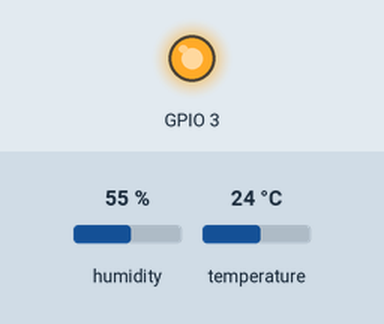
Simulated run of this program. Board: ESP8266 (NodeMCU). Parts: output pins drawn as LEDs (lit = HIGH). The inputs (shaded band) are chosen by the test bench; at power-on: humidity 55 %, temperature 24 °C. WiFi joins after 1.5 s; servers stay silent unless stated; no MQTT or app messages arrive unless stated; not simulated (calls return 0 or success): credentials.h; names the files do not define were given values by the test bench: MQTT_SERVER_PORT = 1883. At 2.6 s the program puts the board to deep sleep or switches it off; the recording ends there.

Above: at 0.1 s.
At 1.1 s:
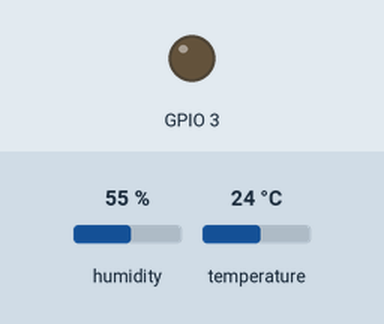
Timing chart, 0 to 2.6 s (numbered marks = the images above):
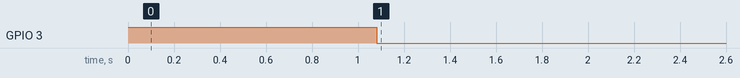

The program:

Main.cpp
```cpp
#include <Arduino.h>
#include <ESP8266WiFi.h>
#include <PubSubClient.h>
#include <ArduinoJson.h>
#include <Wire.h>
#include <AM2320.h>
#include "credentials.h"

ADC_MODE(ADC_VCC);

#define MQTT_VERSION MQTT_VERSION_3_1_1

// MQTT: topic
const PROGMEM char* MQTT_SENSOR_TOPIC = "home/outside/sensor";
//const PROGMEM char* MQTT_SENSOR_TOPIC = "home/hallway/sensor";

// sleeping time
const PROGMEM uint16_t SLEEPING_TIME_IN_SECONDS = 600; // 60 seconds

// AM2320 Gpio0 and Gpio2
AM2320 am2320sensor;


WiFiClient wifiClient;
PubSubClient client(wifiClient);

float voltage;
float temp;
float humid;

int getVoltagePercent(){
  // from 2.5v to 3.4v
  float v = voltage - 2.5;
  if ( v < 0 ){
    v = 0;
  }
  return ( (v / 0.9 * 100) );
}


// function called to publish the temperature and the humidity
void publishData() {
  // create a JSON object
  StaticJsonDocument<200> jsonDoc;
  // INFO: the data must be converted into a string; a problem occurs when using floats...
  jsonDoc["temperature"] = (String)temp;
  jsonDoc["humidity"] = (String)humid;
  jsonDoc["voltage"] = (String)getVoltagePercent();

  char data[200];
  serializeJson(jsonDoc, data);
  client.publish(MQTT_SENSOR_TOPIC, data, true);
  yield();
}
// function called to publish ERROR
void publishData(String error) {
  // create a JSON object
  StaticJsonDocument<200> jsonDoc;
  // INFO: the data must be converted into a string; a problem occurs when using floats...
  jsonDoc["error"] = error;

  char data[200];
  serializeJson(jsonDoc, data);
  client.publish(MQTT_SENSOR_TOPIC, data, true);
  yield();
}

// function called when a MQTT message arrived
void callback(char* p_topic, byte* p_payload, unsigned int p_length) {
}

void reconnect() {
  // Loop until we're reconnected
  while (!client.connected()) {
    // Attempt to connect
    if (client.connect(MQTT_CLIENT_ID, MQTT_USER, MQTT_PASSWORD)) {
      //Serial.println("INFO: connected");
    } else {
      // Wait 5 seconds before retrying
      delay(5000);
    }
  }
}

void setup() {
  // init the serial
  voltage = ((float) ((int)(ESP.getVcc() / 10.24 )) / 100 );
  pinMode(3, OUTPUT);

  digitalWrite(3, HIGH);
  delay(1000);

  //AM2320 Sensor setup
  Wire.begin(0,2); //IC2 SDA, SCL pins
  am2320sensor.begin();

  if(am2320sensor.measure()) {
    temp = am2320sensor.getTemperature();
    humid = am2320sensor.getHumidity();
  } else {
    temp = 99.0f;
    humid = 99.0f;
  }

  digitalWrite(3, LOW);

  // init the WiFi connection
  WiFi.mode(WIFI_STA);
  WiFi.begin(WIFI_SSID, WIFI_PASSWORD);

  while (WiFi.status() != WL_CONNECTED) {
    delay(500);
  }

  // init the MQTT connection
  client.setServer(MQTT_SERVER_IP, MQTT_SERVER_PORT);
  client.setCallback(callback);

}

void loop() {
  if (!client.connected()) {
    reconnect();
  }
  client.loop();

  publishData();

  client.disconnect();

  WiFi.disconnect();


  ESP.deepSleep(SLEEPING_TIME_IN_SECONDS * 1500000, WAKE_RF_DEFAULT);
  delay(500); // wait for deep sleep to happen
}
```
